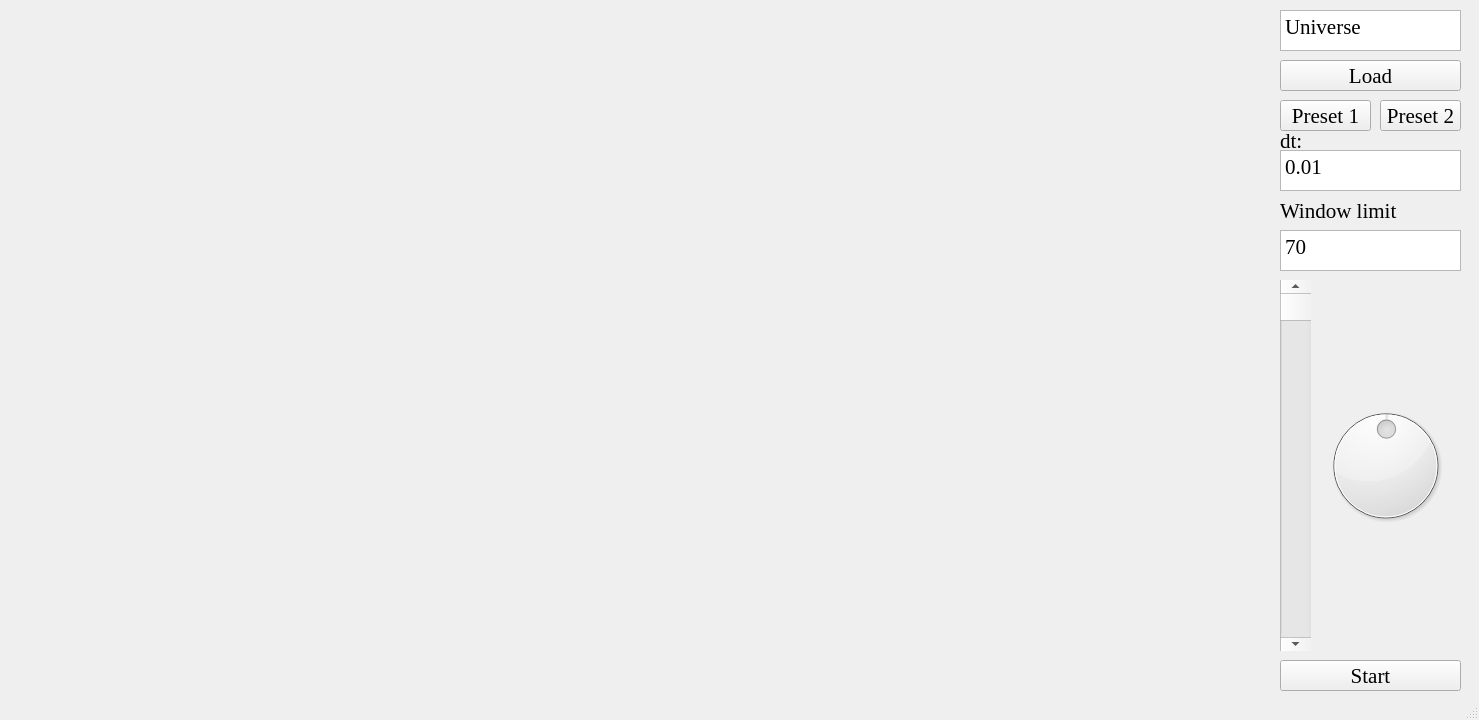
<?xml version="1.0" encoding="UTF-8"?>
<ui version="4.0">
 <class>MainWindow</class>
 <widget class="QMainWindow" name="MainWindow">
  <property name="geometry">
   <rect>
    <x>0</x>
    <y>0</y>
    <width>1479</width>
    <height>720</height>
   </rect>
  </property>
  <property name="font">
   <font>
    <family>Times New Roman</family>
    <pointsize>16</pointsize>
   </font>
  </property>
  <property name="windowTitle">
   <string>Planet System</string>
  </property>
  <widget class="QWidget" name="centralwidget">
   <widget class="QPushButton" name="StartButton">
    <property name="geometry">
     <rect>
      <x>1280</x>
      <y>660</y>
      <width>181</width>
      <height>31</height>
     </rect>
    </property>
    <property name="font">
     <font>
      <family>Times New Roman</family>
      <pointsize>16</pointsize>
      <weight>50</weight>
      <bold>false</bold>
     </font>
    </property>
    <property name="text">
     <string>Start</string>
    </property>
   </widget>
   <widget class="QPushButton" name="LoadButton">
    <property name="geometry">
     <rect>
      <x>1280</x>
      <y>60</y>
      <width>181</width>
      <height>31</height>
     </rect>
    </property>
    <property name="font">
     <font>
      <family>Times New Roman</family>
      <pointsize>16</pointsize>
      <weight>50</weight>
      <bold>false</bold>
     </font>
    </property>
    <property name="text">
     <string>Load</string>
    </property>
   </widget>
   <widget class="QScrollBar" name="EngineBar">
    <property name="geometry">
     <rect>
      <x>1280</x>
      <y>280</y>
      <width>31</width>
      <height>371</height>
     </rect>
    </property>
    <property name="maximum">
     <number>100</number>
    </property>
    <property name="pageStep">
     <number>8</number>
    </property>
    <property name="orientation">
     <enum>Qt::Vertical</enum>
    </property>
   </widget>
   <widget class="QDial" name="AngleBar">
    <property name="geometry">
     <rect>
      <x>1320</x>
      <y>280</y>
      <width>131</width>
      <height>371</height>
     </rect>
    </property>
    <property name="pageStep">
     <number>10</number>
    </property>
    <property name="value">
     <number>50</number>
    </property>
   </widget>
   <widget class="QTextEdit" name="Dt_field">
    <property name="geometry">
     <rect>
      <x>1280</x>
      <y>150</y>
      <width>181</width>
      <height>41</height>
     </rect>
    </property>
    <property name="html">
     <string>&lt;!DOCTYPE HTML PUBLIC &quot;-//W3C//DTD HTML 4.0//EN&quot; &quot;http://www.w3.org/TR/REC-html40/strict.dtd&quot;&gt;
&lt;html&gt;&lt;head&gt;&lt;meta name=&quot;qrichtext&quot; content=&quot;1&quot; /&gt;&lt;style type=&quot;text/css&quot;&gt;
p, li { white-space: pre-wrap; }
&lt;/style&gt;&lt;/head&gt;&lt;body style=&quot; font-family:'Times New Roman'; font-size:16pt; font-weight:400; font-style:normal;&quot;&gt;
&lt;p style=&quot; margin-top:0px; margin-bottom:0px; margin-left:0px; margin-right:0px; -qt-block-indent:0; text-indent:0px;&quot;&gt;0.01&lt;/p&gt;&lt;/body&gt;&lt;/html&gt;</string>
    </property>
   </widget>
   <widget class="QTextEdit" name="Lim_field">
    <property name="geometry">
     <rect>
      <x>1280</x>
      <y>230</y>
      <width>181</width>
      <height>41</height>
     </rect>
    </property>
    <property name="html">
     <string>&lt;!DOCTYPE HTML PUBLIC &quot;-//W3C//DTD HTML 4.0//EN&quot; &quot;http://www.w3.org/TR/REC-html40/strict.dtd&quot;&gt;
&lt;html&gt;&lt;head&gt;&lt;meta name=&quot;qrichtext&quot; content=&quot;1&quot; /&gt;&lt;style type=&quot;text/css&quot;&gt;
p, li { white-space: pre-wrap; }
&lt;/style&gt;&lt;/head&gt;&lt;body style=&quot; font-family:'Times New Roman'; font-size:16pt; font-weight:400; font-style:normal;&quot;&gt;
&lt;p style=&quot; margin-top:0px; margin-bottom:0px; margin-left:0px; margin-right:0px; -qt-block-indent:0; text-indent:0px;&quot;&gt;70&lt;/p&gt;&lt;/body&gt;&lt;/html&gt;</string>
    </property>
   </widget>
   <widget class="QLabel" name="label">
    <property name="geometry">
     <rect>
      <x>1280</x>
      <y>130</y>
      <width>181</width>
      <height>21</height>
     </rect>
    </property>
    <property name="text">
     <string>dt:</string>
    </property>
   </widget>
   <widget class="QLabel" name="label_2">
    <property name="geometry">
     <rect>
      <x>1280</x>
      <y>200</y>
      <width>181</width>
      <height>21</height>
     </rect>
    </property>
    <property name="text">
     <string>Window limit</string>
    </property>
   </widget>
   <widget class="SpaceWidget" name="SpaceWidget" native="true">
    <property name="geometry">
     <rect>
      <x>10</x>
      <y>10</y>
      <width>871</width>
      <height>681</height>
     </rect>
    </property>
   </widget>
   <widget class="QPushButton" name="Load1Button">
    <property name="geometry">
     <rect>
      <x>1280</x>
      <y>100</y>
      <width>91</width>
      <height>31</height>
     </rect>
    </property>
    <property name="text">
     <string>Preset 1</string>
    </property>
   </widget>
   <widget class="QPushButton" name="Load2Button">
    <property name="geometry">
     <rect>
      <x>1380</x>
      <y>100</y>
      <width>81</width>
      <height>31</height>
     </rect>
    </property>
    <property name="text">
     <string>Preset 2</string>
    </property>
   </widget>
   <widget class="QTextEdit" name="Filename_field">
    <property name="geometry">
     <rect>
      <x>1280</x>
      <y>10</y>
      <width>181</width>
      <height>41</height>
     </rect>
    </property>
    <property name="html">
     <string>&lt;!DOCTYPE HTML PUBLIC &quot;-//W3C//DTD HTML 4.0//EN&quot; &quot;http://www.w3.org/TR/REC-html40/strict.dtd&quot;&gt;
&lt;html&gt;&lt;head&gt;&lt;meta name=&quot;qrichtext&quot; content=&quot;1&quot; /&gt;&lt;style type=&quot;text/css&quot;&gt;
p, li { white-space: pre-wrap; }
&lt;/style&gt;&lt;/head&gt;&lt;body style=&quot; font-family:'Times New Roman'; font-size:16pt; font-weight:400; font-style:normal;&quot;&gt;
&lt;p style=&quot; margin-top:0px; margin-bottom:0px; margin-left:0px; margin-right:0px; -qt-block-indent:0; text-indent:0px;&quot;&gt;Universe&lt;/p&gt;&lt;/body&gt;&lt;/html&gt;</string>
    </property>
   </widget>
   <widget class="GraphWidget" name="Graph1Widget" native="true">
    <property name="geometry">
     <rect>
      <x>900</x>
      <y>10</y>
      <width>371</width>
      <height>321</height>
     </rect>
    </property>
   </widget>
   <widget class="GraphWidget" name="Graph1Widget_2" native="true">
    <property name="geometry">
     <rect>
      <x>900</x>
      <y>350</y>
      <width>371</width>
      <height>341</height>
     </rect>
    </property>
   </widget>
  </widget>
  <widget class="QStatusBar" name="statusbar"/>
 </widget>
 <customwidgets>
  <customwidget>
   <class>SpaceWidget</class>
   <extends>QWidget</extends>
   <header location="global">spacewidget.h</header>
   <container>1</container>
  </customwidget>
  <customwidget>
   <class>GraphWidget</class>
   <extends>QWidget</extends>
   <header>graphwidget.h</header>
   <container>1</container>
  </customwidget>
 </customwidgets>
 <resources/>
 <connections/>
</ui>
